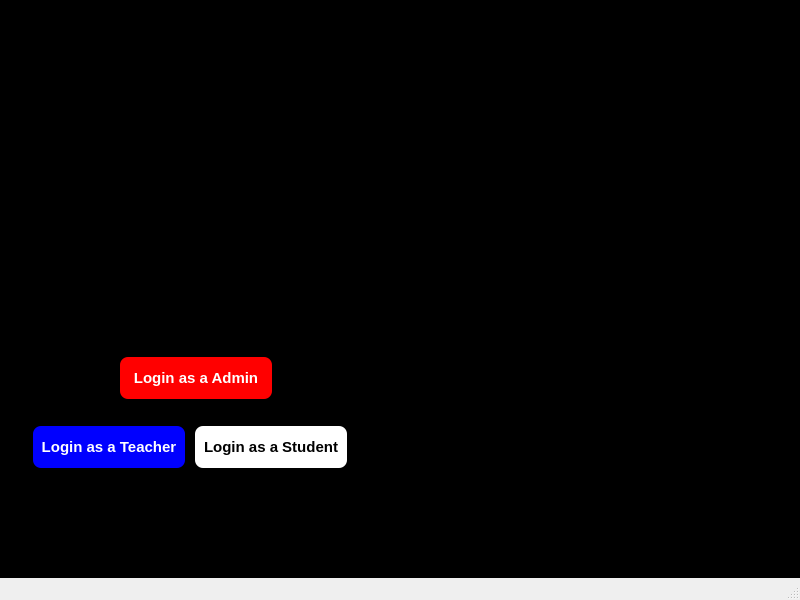
<?xml version="1.0" encoding="UTF-8"?>
<ui version="4.0">
 <class>MainWindow</class>
 <widget class="QMainWindow" name="MainWindow">
  <property name="geometry">
   <rect>
    <x>0</x>
    <y>0</y>
    <width>800</width>
    <height>600</height>
   </rect>
  </property>
  <property name="windowTitle">
   <string>MainWindow</string>
  </property>
  <widget class="QWidget" name="centralwidget">
   <property name="styleSheet">
    <string notr="true">background-color: rgb(0, 0, 0);</string>
   </property>
   <widget class="QPushButton" name="admin">
    <property name="geometry">
     <rect>
      <x>120</x>
      <y>357</y>
      <width>152</width>
      <height>42</height>
     </rect>
    </property>
    <property name="cursor">
     <cursorShape>PointingHandCursor</cursorShape>
    </property>
    <property name="styleSheet">
     <string notr="true">QLabel, QPushButton {
    background-color: rgb(255, 0, 0);
   border-radius: 8px;
   color: white;
   font-size: 15px;
   font-weight: bold;
	font: bold &quot;Segoe UI&quot;;

}
</string>
    </property>
    <property name="text">
     <string>Login as a Admin</string>
    </property>
   </widget>
   <widget class="QPushButton" name="teacher">
    <property name="geometry">
     <rect>
      <x>33</x>
      <y>426</y>
      <width>152</width>
      <height>42</height>
     </rect>
    </property>
    <property name="cursor">
     <cursorShape>PointingHandCursor</cursorShape>
    </property>
    <property name="styleSheet">
     <string notr="true">
QLabel, QPushButton {
 background-color: rgb(0, 0, 255);
   border-radius: 8px;
   color: white;
   font-size: 15px;
   font-weight: bold;
	font: bold &quot;Segoe UI&quot;;

}
</string>
    </property>
    <property name="text">
     <string>Login as a Teacher</string>
    </property>
   </widget>
   <widget class="QPushButton" name="student">
    <property name="geometry">
     <rect>
      <x>195</x>
      <y>426</y>
      <width>152</width>
      <height>42</height>
     </rect>
    </property>
    <property name="cursor">
     <cursorShape>PointingHandCursor</cursorShape>
    </property>
    <property name="styleSheet">
     <string notr="true">
QLabel, QPushButton {
	background-color: rgb(255, 255, 255);
   border-radius: 8px;
   color: black;
   font-size: 15px;
   font-weight: bold;
	font: bold &quot;Segoe UI&quot;;

}
</string>
    </property>
    <property name="text">
     <string>Login as a Student</string>
    </property>
   </widget>
   <widget class="QLabel" name="label_2">
    <property name="geometry">
     <rect>
      <x>355</x>
      <y>0</y>
      <width>445</width>
      <height>600</height>
     </rect>
    </property>
    <property name="styleSheet">
     <string notr="true"/>
    </property>
    <property name="text">
     <string/>
    </property>
   </widget>
   <widget class="QLabel" name="label">
    <property name="geometry">
     <rect>
      <x>28</x>
      <y>170</y>
      <width>372</width>
      <height>174</height>
     </rect>
    </property>
    <property name="styleSheet">
     <string notr="true"/>
    </property>
    <property name="text">
     <string>TextLabel</string>
    </property>
   </widget>
  </widget>
  <widget class="QMenuBar" name="menubar">
   <property name="geometry">
    <rect>
     <x>0</x>
     <y>0</y>
     <width>800</width>
     <height>22</height>
    </rect>
   </property>
  </widget>
  <widget class="QStatusBar" name="statusbar"/>
 </widget>
 <resources/>
 <connections/>
</ui>
